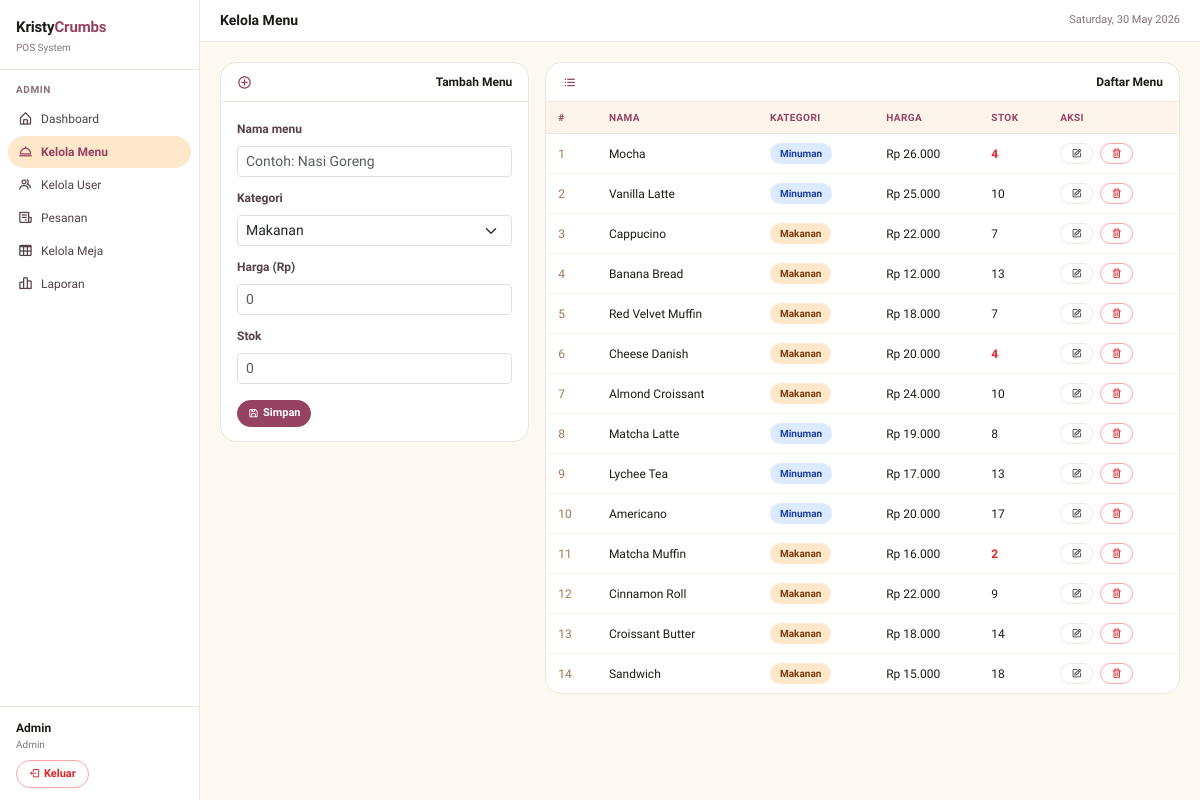
/admin.php?tab=menu (signed in), run on an earlier commit of the app's database.
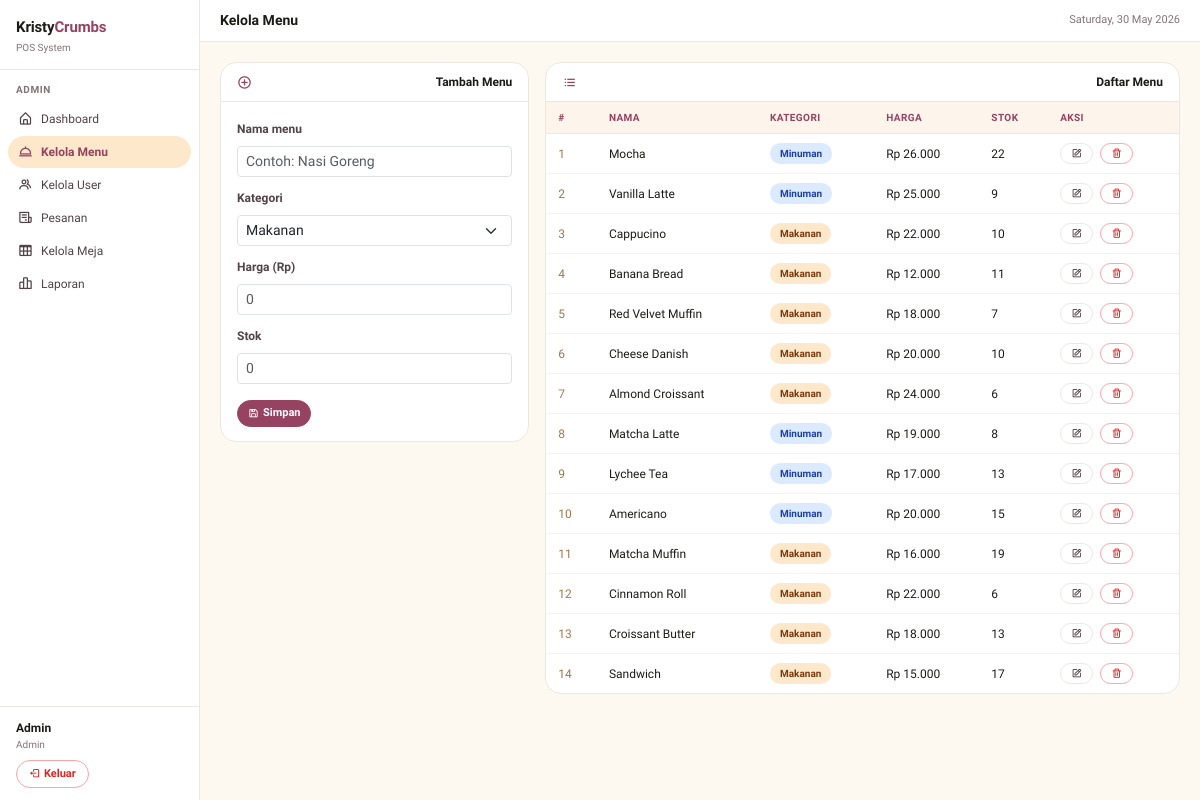
And on a later commit of the database.
### tables this page shows
CREATE TABLE `tb_menu` (
  `id_menu` int NOT NULL,
  `nama_menu` varchar(100) NOT NULL,
  `kategori` enum('makanan','minuman') NOT NULL,
  `harga` int NOT NULL,
  `stok` int NOT NULL
);

### admin.php (the view, shortened to what this page needs)
<?php
include 'function/connect.php';
$tab = $_GET['tab'] ?? 'dashboard';
$page_title = match (strtolower($tab)) {
  'menu'    => 'Kelola Menu',
  'user'    => 'Kelola User',
  'pesanan' => 'Pesanan',
  'laporan' => 'Laporan',
  'meja'    => 'Kelola Meja',
  default   => 'Dashboard',
};
$active = strtolower($tab) === 'dashboard' ? 'dashboard' : strtolower($tab);
include '_layout.php';
?>
<?php if ($tab === 'dashboard'): ?>
  <?php
  $omzet    = mysqli_fetch_assoc(mysqli_query($koneksi, "SELECT IFNULL(SUM(total_harga),0) AS n FROM tb_pesanan WHERE status_bayar='lunas' AND DATE(tgl_pesanan)=CURDATE()"))['n'];
  $trx      = mysqli_fetch_assoc(mysqli_query($koneksi, "SELECT COUNT(*) AS n FROM tb_pesanan WHERE DATE(tgl_pesanan)=CURDATE()"))['n'];
  $belum    = mysqli_fetch_assoc(mysqli_query($koneksi, "SELECT COUNT(*) AS n FROM tb_pesanan WHERE status_bayar='belum_bayar'"))['n'];
  $tot_menu = mysqli_fetch_assoc(mysqli_query($koneksi, "SELECT COUNT(*) AS n FROM tb_menu"))['n'];
  ?>
  <div class="stat-grid">
    <div class="stat-box">
      <div class="stat-label">Omzet Hari Ini</div>
      <div class="stat-value">Rp <?= number_format($omzet, 0, ',', '.') ?></div>
    </div>
    <div class="stat-box">
      <div class="stat-label">Transaksi Hari Ini</div>
      <div class="stat-value dark"><?= $trx ?></div>
    </div>
    <div class="stat-box">
      <div class="stat-label">Belum Bayar</div>
      <div class="stat-value blue"><?= $belum ?></div>
    </div>
    <div class="stat-box">
      <div class="stat-label">Total Menu</div>
      <div class="stat-value dark"><?= $tot_menu ?></div>
    </div>
  </div>
  <div class="kc-card">
    <div class="kc-card-header"><span><i class='bx bx-receipt'></i> Pesanan Terbaru</span></div>
    <table class="kc-table w-100">
      <thead>
        <tr>
          <th>#</th>
          <th>Pelanggan</th>
          <th>Meja</th>
          <th>Total</th>
          <th>Status Bayar</th>
          <th>Status Pesanan</th>
        </tr>
      </thead>
      <tbody>
        <?php $q = mysqli_query($koneksi, "SELECT * FROM tb_pesanan ORDER BY id_pesanan DESC LIMIT 10");
        while ($r = mysqli_fetch_assoc($q)): ?>
          <tr>
            <td style="color:#a07850"><?= $r['id_pesanan'] ?></td>
            <td><?= htmlspecialchars($r['nama_pelanggan']) ?></td>
            <td>Meja <?= $r['no_meja'] ?></td>
            <td>Rp <?= number_format($r['total_harga'], 0, ',', '.') ?></td>
            <td><span class="kc-badge <?= $r['status_bayar'] === 'lunas' ? 'kc-badge-green' : 'kc-badge-yellow' ?>"><?= $r['status_bayar'] ?></span></td>
            <td><span class="kc-badge <?= $r['status_pesanan'] === 'selesai' ? 'kc-badge-brown' : 'kc-badge-blue' ?>"><?= $r['status_pesanan'] ?></span></td>
          </tr>
        <?php endwhile; ?>
      </tbody>
    </table>
  </div>
<?php elseif ($tab === 'menu'): ?>
  <div class="row g-3">
    <div class="col-md-4">
      <div class="kc-card">
        <div class="kc-card-header"><i class='bx bx-plus-circle'></i> Tambah Menu</div>
        <div class="kc-card-body">
          <form action="function/function_menu/add_menu.php" method="POST">
            <div class="mb-2"><label class="form-label">Nama menu</label><input type="text" name="nama_menu" class="form-control form-control-sm" placeholder="Contoh: Nasi Goreng" required></div>
            <div class="mb-2"><label class="form-label">Kategori</label>
              <select name="kategori" class="form-select form-select-sm" required>
                <option value="makanan">Makanan</option>
              </select>
            </div>
            <div class="mb-2"><label class="form-label">Harga (Rp)</label><input type="number" name="harga" class="form-control form-control-sm" placeholder="0" required></div>
            <div class="mb-3"><label class="form-label">Stok</label><input type="number" name="stok" class="form-control form-control-sm" placeholder="0" required></div>
            <button type="submit" name="add_menu" class="btn-kc btn-kc-sm"><i class='bx bx-save'></i> Simpan</button>
          </form>
        </div>
      </div>
    </div>
    <div class="col-md-8">
      <div class="kc-card">
        <div class="kc-card-header"><i class='bx bx-list-ul'></i> Daftar Menu</div>
        <table class="kc-table w-100">
          <thead>
            <tr>
              <th>#</th>
              <th>Nama</th>
              <th>Kategori</th>
              <th>Harga</th>
              <th>Stok</th>
              <th>Aksi</th>
            </tr>
          </thead>
          <tbody>
            <?php $no = 1;
            $q = mysqli_query($koneksi, "SELECT * FROM tb_menu ORDER BY id_menu DESC");
            while ($d = mysqli_fetch_assoc($q)): ?>
              <tr>
                <td style="color:#a07850"><?= $no++ ?></td>
                <td><?= htmlspecialchars($d['nama_menu']) ?></td>
                <td><span class="kc-badge <?= $d['kategori'] === 'makanan' ? 'kc-badge-brown' : 'kc-badge-blue' ?>"><?= ucfirst($d['kategori']) ?></span></td>
                <td>Rp <?= number_format($d['harga'], 0, ',', '.') ?></td>
                <td <?= $d['stok'] <= 5 ? 'style="color:#dc2626;font-weight:600"' : '' ?>><?= $d['stok'] ?></td>
                <td>
                  <a href="edit_menu.php?id=<?= $d['id_menu'] ?>" class="btn-kc-outline"><i class='bx bx-edit'></i></a>
                  <a href="function/function_menu/delete_menu.php?id=<?= $d['id_menu'] ?>" class="btn-kc-danger ms-1" onclick="return confirm('Hapus menu ini?')"><i class='bx bx-trash'></i></a>
                </td>
              </tr>
            <?php endwhile; ?>
          </tbody>
        </table>
      </div>
    </div>
  </div>
<?php endif; ?>
<?php include '_layout_end.php'; ?>

### _layout.php (shortened to what this page needs)
<?php
$role  = $_SESSION['role'] ?? '';
$uname = $_SESSION['username'] ?? '';
?>
<!DOCTYPE html>
<html lang="id">
<head>
  <link href="https://cdn.jsdelivr.net/npm/bootstrap@5.3.3/dist/css/bootstrap.min.css" rel="stylesheet">
  <link rel="stylesheet" href="https://unpkg.com/boxicons@2.1.4/css/boxicons.min.css">
</head>
<body>
  <div class="layout">
    <div class="sidebar">
      <div class="sb-brand">
        <div class="sb-brand-name">Kristy<span>Crumbs</span></div>
        <div class="sb-brand-sub">POS System</div>
      </div>
      <?php if ($role === 'admin' || $role === 'owner'): ?>
        <div class="sb-section">Admin</div>
        <div class="sb-nav">
          <a href="admin.php" class="sb-link <?= ($active ?? '') === 'dashboard' ? 'active' : '' ?>"><i class='bx bx-home-alt'></i> Dashboard</a>
          <a href="admin.php?tab=menu" class="sb-link <?= ($active ?? '') === 'menu' ? 'active' : '' ?>"><i class='bx bx-dish'></i> Kelola Menu</a>
          <a href="admin.php?tab=user" class="sb-link <?= ($active ?? '') === 'user' ? 'active' : '' ?>"><i class='bx bx-group'></i> Kelola User</a>
          <a href="admin.php?tab=pesanan" class="sb-link <?= ($active ?? '') === 'pesanan' ? 'active' : '' ?>"><i class='bx bx-receipt'></i> Pesanan</a>
          <a href="admin.php?tab=meja" class="sb-link <?= ($active ?? '') === 'meja' ? 'active' : '' ?>"><i class='bx bx-table'></i> Kelola Meja</a>
          <a href="admin.php?tab=laporan" class="sb-link <?= ($active ?? '') === 'laporan' ? 'active' : '' ?>"><i class='bx bx-bar-chart-alt-2'></i> Laporan</a>
        </div>
      <?php endif; ?>
      <div class="sb-foot">
        <div class="sb-user-name"><?= htmlspecialchars($uname) ?></div>
        <div class="sb-user-role"><?= ucfirst($role) ?></div>
        <a href="function/logout.php" class="btn-logout"><i class='bx bx-log-out'></i> Keluar</a>
      </div>
    </div>
    <div class="main-wrap">
      <div class="topbar">
        <div class="topbar-title"><?= $page_title ?? '' ?></div>
        <div class="topbar-sub"><?= date('l, d F Y') ?></div>
      </div>
      <div class="page-content">

### _layout_end.php (shortened to what this page needs)
  </div>
</div>
</div>
</body>
</html>

### _layout.php (style rules this page uses)
* { font-family: 'Plus Jakarta Sans', sans-serif; }
body { background: #fdf9f0; margin: 0; }
a { text-decoration: none; }
.layout { display: flex; min-height: 100vh; }
.sidebar { width: 200px; background: #fff; border-right: 1px solid #ece8df; display: flex; flex-direction: column; flex-shrink: 0; position: sticky; top: 0; height: 100vh; }
.sb-brand { padding: 16px 16px 14px; border-bottom: 1px solid #ece8df; }
.sb-brand-name { font-size: 15px; font-weight: 800; color: #1c1c17; letter-spacing: -0.01em; }
.sb-brand-name span { color: #964261; }
.sb-brand-sub { font-size: 10px; color: #867277; margin-top: 1px; }
.sb-section { padding: 12px 16px 4px; font-size: 10px; color: #867277; text-transform: uppercase; letter-spacing: .06em; font-weight: 700; }
.sb-nav { padding: 2px 8px; }
.sb-link { display: flex; align-items: center; gap: 8px; padding: 7px 10px; color: #534247; font-size: 12px; font-weight: 500; border-radius: 999px; margin-bottom: 1px; transition: background 0.15s, color 0.15s; }
.sb-link i { font-size: 15px; }
.sb-link.active { background: #fde8cc; color: #964261; font-weight: 700; }
.sb-foot { margin-top: auto; padding: 12px 16px; border-top: 1px solid #ece8df; }
.sb-user-name { font-size: 12px; font-weight: 700; color: #1c1c17; }
.sb-user-role { font-size: 10px; color: #867277; margin-bottom: 8px; }
.btn-logout { display: inline-flex; align-items: center; gap: 4px; padding: 5px 12px; border: 1px solid #fca5a5; border-radius: 999px; color: #dc2626; font-size: 11px; font-weight: 600; transition: background 0.15s; }
.main-wrap { flex: 1; display: flex; flex-direction: column; overflow-x: hidden; }
.topbar { background: #fff; border-bottom: 1px solid #ece8df; padding: 10px 20px; display: flex; align-items: center; justify-content: space-between; }
.topbar-title { font-size: 14px; font-weight: 700; color: #1c1c17; }
.topbar-sub { font-size: 11px; color: #867277; }
.page-content { padding: 20px; }
.kc-card { background: #fff; border: 1px solid #ece8df; border-radius: 16px; margin-bottom: 16px; }
.kc-card-header { padding: 10px 16px; border-bottom: 1px solid #ece8df; font-weight: 700; font-size: 12px; color: #1c1c17; display: flex; align-items: center; justify-content: space-between; border-radius: 16px 16px 0 0; }
.kc-card-header i { color: #964261; font-size: 15px; margin-right: 4px; }
.kc-card-body { padding: 14px 16px; }
.kc-table thead th { background: #fdf5ec; color: #964261; font-size: 10px; font-weight: 700; text-transform: uppercase; letter-spacing: .04em; padding: 8px 12px; border-bottom: 1px solid #ece8df; }
.kc-table tbody td { padding: 9px 12px; border-bottom: 1px solid #f7f3ea; font-size: 12px; vertical-align: middle; color: #1c1c17; }
.kc-table tbody tr:last-child td { border-bottom: none; }
.kc-badge { border-radius: 999px; padding: 3px 10px; font-size: 10px; font-weight: 700; display: inline-block; }
.kc-badge-brown { background: #fde8cc; color: #7c3a0e; }
.kc-badge-blue { background: #dbeafe; color: #1e40af; }
.btn-kc { background: #964261; border: 1px solid #964261; color: #fff; border-radius: 999px; padding: 6px 14px; font-size: 12px; font-weight: 600; cursor: pointer; display: inline-flex; align-items: center; gap: 4px; transition: background 0.15s, color 0.15s, border-color 0.15s; }
.btn-kc-sm { padding: 4px 10px; font-size: 11px; }
.btn-kc-outline { background: #fff; border: 1px solid #ece8df; color: #534247; border-radius: 999px; padding: 4px 10px; font-size: 11px; cursor: pointer; display: inline-flex; align-items: center; gap: 4px; transition: border-color 0.15s, background 0.15s; }
.btn-kc-danger { background: #fff; border: 1px solid #fca5a5; color: #dc2626; border-radius: 999px; padding: 4px 10px; font-size: 11px; cursor: pointer; display: inline-flex; align-items: center; gap: 4px; transition: background 0.15s; }
.form-label { font-size: 12px; font-weight: 600; color: #534247; }

What changed in the data, as far as the page shows it:
changed tb_menu "Mocha": stok "4" → "22"
changed tb_menu "Vanilla Latte": stok "10" → "9"
changed tb_menu "Cappucino": stok "7" → "10"
changed tb_menu "Banana Bread": stok "13" → "11"
changed tb_menu "Cheese Danish": stok "4" → "10"
changed tb_menu "Almond Croissant": stok "10" → "6"
changed tb_menu "Americano": stok "17" → "15"
changed tb_menu "Matcha Muffin": stok "2" → "19"
changed tb_menu "Cinnamon Roll": stok "9" → "6"
changed tb_menu "Croissant Butter": stok "14" → "13"
changed tb_menu "Sandwich": stok "18" → "17"
